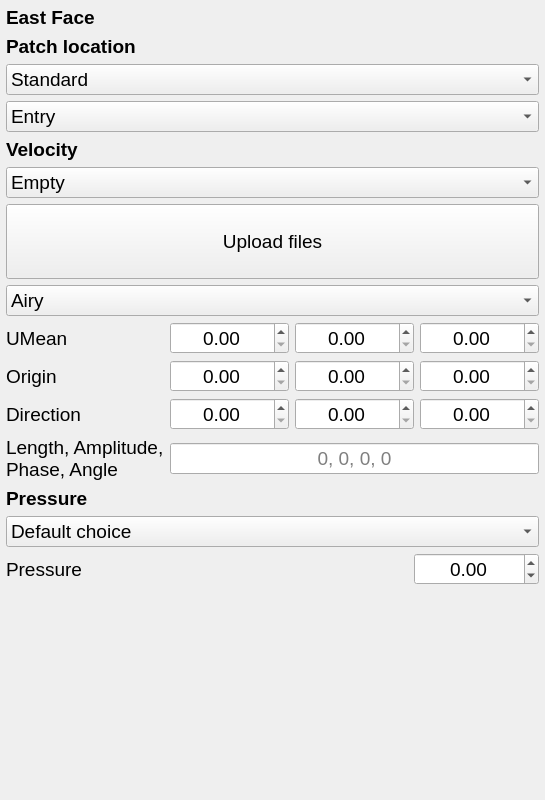
<?xml version="1.0" encoding="UTF-8"?>
<ui version="4.0">
 <class>boundaryData</class>
 <widget class="QFrame" name="boundaryData">
  <property name="geometry">
   <rect>
    <x>0</x>
    <y>0</y>
    <width>429</width>
    <height>800</height>
   </rect>
  </property>
  <property name="windowTitle">
   <string>Frame</string>
  </property>
  <layout class="QVBoxLayout" name="verticalLayout">
   <property name="leftMargin">
    <number>6</number>
   </property>
   <property name="topMargin">
    <number>6</number>
   </property>
   <property name="rightMargin">
    <number>6</number>
   </property>
   <property name="bottomMargin">
    <number>6</number>
   </property>
   <item>
    <widget class="QLabel" name="Lbl_H1">
     <property name="font">
      <font>
       <pointsize>14</pointsize>
       <weight>75</weight>
       <bold>true</bold>
      </font>
     </property>
     <property name="text">
      <string>&lt;html&gt;&lt;head/&gt;&lt;body&gt;&lt;p&gt;East Face&lt;/p&gt;&lt;/body&gt;&lt;/html&gt;</string>
     </property>
    </widget>
   </item>
   <item>
    <widget class="QLabel" name="Lbl_PatchLoc">
     <property name="font">
      <font>
       <pointsize>14</pointsize>
       <weight>75</weight>
       <bold>true</bold>
      </font>
     </property>
     <property name="text">
      <string>Patch location</string>
     </property>
    </widget>
   </item>
   <item>
    <widget class="QComboBox" name="Cmb_PatchLoc">
     <property name="font">
      <font>
       <pointsize>14</pointsize>
      </font>
     </property>
     <property name="toolTip">
      <string>Use this to define the type of patch</string>
     </property>
     <property name="toolTipDuration">
      <number>10000</number>
     </property>
     <item>
      <property name="text">
       <string>Standard</string>
      </property>
     </item>
    </widget>
   </item>
   <item>
    <widget class="QComboBox" name="Cmb_PatchStdLoc">
     <property name="font">
      <font>
       <pointsize>14</pointsize>
      </font>
     </property>
     <property name="toolTip">
      <string>Choose the standard patch for this boundary</string>
     </property>
     <property name="toolTipDuration">
      <number>10000</number>
     </property>
     <item>
      <property name="text">
       <string>Entry</string>
      </property>
     </item>
     <item>
      <property name="text">
       <string>Exit</string>
      </property>
     </item>
     <item>
      <property name="text">
       <string>Top</string>
      </property>
     </item>
     <item>
      <property name="text">
       <string>Bottom</string>
      </property>
     </item>
     <item>
      <property name="text">
       <string>Right</string>
      </property>
     </item>
     <item>
      <property name="text">
       <string>Left</string>
      </property>
     </item>
    </widget>
   </item>
   <item>
    <widget class="QLabel" name="Lbl_VelBC">
     <property name="font">
      <font>
       <pointsize>14</pointsize>
       <weight>75</weight>
       <bold>true</bold>
      </font>
     </property>
     <property name="text">
      <string>Velocity</string>
     </property>
    </widget>
   </item>
   <item>
    <widget class="QComboBox" name="Cmb_UBC">
     <property name="font">
      <font>
       <pointsize>14</pointsize>
      </font>
     </property>
     <property name="toolTip">
      <string>Choose type of velocity boundary condition</string>
     </property>
     <property name="toolTipDuration">
      <number>10000</number>
     </property>
     <item>
      <property name="text">
       <string>Empty</string>
      </property>
     </item>
     <item>
      <property name="text">
       <string>Inlet: Constant velocity</string>
      </property>
     </item>
     <item>
      <property name="text">
       <string>Inlet: Wave input</string>
      </property>
     </item>
     <item>
      <property name="text">
       <string>Inlet: Time-varying uniform velocity</string>
      </property>
     </item>
     <item>
      <property name="text">
       <string>Inlet: Time-varying non-uniform velocity</string>
      </property>
     </item>
     <item>
      <property name="text">
       <string>Outlet: Phase-mean velocity</string>
      </property>
     </item>
     <item>
      <property name="text">
       <string>Outlet: flowRateOutletVelocity</string>
      </property>
     </item>
     <item>
      <property name="text">
       <string>Outlet: inletOutlet</string>
      </property>
     </item>
     <item>
      <property name="text">
       <string>Wall: noSlip</string>
      </property>
     </item>
     <item>
      <property name="text">
       <string>Moving wall</string>
      </property>
     </item>
     <item>
      <property name="text">
       <string>SW solutions</string>
      </property>
     </item>
    </widget>
   </item>
   <item>
    <widget class="QPushButton" name="Btn_UploadFile">
     <property name="font">
      <font>
       <pointsize>14</pointsize>
      </font>
     </property>
     <property name="toolTip">
      <string>Upload files related to the boundary patch</string>
     </property>
     <property name="toolTipDuration">
      <number>10000</number>
     </property>
     <property name="text">
      <string>
Upload files
</string>
     </property>
    </widget>
   </item>
   <item>
    <widget class="QComboBox" name="Cmb_WaveType">
     <property name="font">
      <font>
       <pointsize>14</pointsize>
      </font>
     </property>
     <property name="toolTip">
      <string>Types of wave inputs</string>
     </property>
     <property name="toolTipDuration">
      <number>10000</number>
     </property>
     <item>
      <property name="text">
       <string>Airy</string>
      </property>
     </item>
     <item>
      <property name="text">
       <string>Stokes2</string>
      </property>
     </item>
     <item>
      <property name="text">
       <string>Stokes5</string>
      </property>
     </item>
     <item>
      <property name="text">
       <string>Solitary</string>
      </property>
     </item>
     <item>
      <property name="text">
       <string>Custom</string>
      </property>
     </item>
    </widget>
   </item>
   <item>
    <layout class="QGridLayout" name="GLY_Vel">
     <item row="0" column="2">
      <widget class="QDoubleSpinBox" name="DSpBx_UMeanY">
       <property name="font">
        <font>
         <pointsize>14</pointsize>
        </font>
       </property>
       <property name="toolTip">
        <string>Mean velocity (y-direction)</string>
       </property>
       <property name="alignment">
        <set>Qt::AlignCenter</set>
       </property>
       <property name="maximum">
        <double>100000.000000000000000</double>
       </property>
      </widget>
     </item>
     <item row="2" column="3">
      <widget class="QDoubleSpinBox" name="DSpBx_DirnZ">
       <property name="font">
        <font>
         <pointsize>14</pointsize>
        </font>
       </property>
       <property name="toolTip">
        <string>Wave direction vector (z-component)</string>
       </property>
       <property name="alignment">
        <set>Qt::AlignCenter</set>
       </property>
       <property name="maximum">
        <double>100000.000000000000000</double>
       </property>
      </widget>
     </item>
     <item row="1" column="3">
      <widget class="QDoubleSpinBox" name="DSpBx_OZ">
       <property name="font">
        <font>
         <pointsize>14</pointsize>
        </font>
       </property>
       <property name="toolTip">
        <string>Wave origian (z-coordinate)</string>
       </property>
       <property name="alignment">
        <set>Qt::AlignCenter</set>
       </property>
       <property name="maximum">
        <double>100000.000000000000000</double>
       </property>
      </widget>
     </item>
     <item row="1" column="2">
      <widget class="QDoubleSpinBox" name="DSpBx_OY">
       <property name="font">
        <font>
         <pointsize>14</pointsize>
        </font>
       </property>
       <property name="toolTip">
        <string>Wave origian (y-coordinate)</string>
       </property>
       <property name="alignment">
        <set>Qt::AlignCenter</set>
       </property>
       <property name="maximum">
        <double>100000.000000000000000</double>
       </property>
      </widget>
     </item>
     <item row="1" column="0">
      <widget class="QLabel" name="Lbl_Origin">
       <property name="font">
        <font>
         <pointsize>14</pointsize>
        </font>
       </property>
       <property name="text">
        <string>Origin</string>
       </property>
      </widget>
     </item>
     <item row="2" column="2">
      <widget class="QDoubleSpinBox" name="DSpBx_DirnY">
       <property name="font">
        <font>
         <pointsize>14</pointsize>
        </font>
       </property>
       <property name="toolTip">
        <string>Wave direction vector (y-component)</string>
       </property>
       <property name="alignment">
        <set>Qt::AlignCenter</set>
       </property>
       <property name="maximum">
        <double>100000.000000000000000</double>
       </property>
      </widget>
     </item>
     <item row="0" column="0">
      <widget class="QLabel" name="Lbl_Umean">
       <property name="font">
        <font>
         <pointsize>14</pointsize>
        </font>
       </property>
       <property name="text">
        <string>UMean</string>
       </property>
      </widget>
     </item>
     <item row="0" column="1">
      <widget class="QDoubleSpinBox" name="DSpBx_UMeanX">
       <property name="font">
        <font>
         <pointsize>14</pointsize>
        </font>
       </property>
       <property name="toolTip">
        <string>Mean velocity (x-direction)</string>
       </property>
       <property name="alignment">
        <set>Qt::AlignCenter</set>
       </property>
       <property name="maximum">
        <double>100000.000000000000000</double>
       </property>
      </widget>
     </item>
     <item row="0" column="3">
      <widget class="QDoubleSpinBox" name="DSpBx_UMeanZ">
       <property name="font">
        <font>
         <pointsize>14</pointsize>
        </font>
       </property>
       <property name="toolTip">
        <string>Mean velocity (z-direction)</string>
       </property>
       <property name="alignment">
        <set>Qt::AlignCenter</set>
       </property>
       <property name="maximum">
        <double>100000.000000000000000</double>
       </property>
      </widget>
     </item>
     <item row="2" column="0">
      <widget class="QLabel" name="Lbl_Dirn">
       <property name="font">
        <font>
         <pointsize>14</pointsize>
        </font>
       </property>
       <property name="text">
        <string>Direction</string>
       </property>
      </widget>
     </item>
     <item row="2" column="1">
      <widget class="QDoubleSpinBox" name="DSpBx_DirnX">
       <property name="font">
        <font>
         <pointsize>14</pointsize>
        </font>
       </property>
       <property name="toolTip">
        <string>Wave direction vector (x-component)</string>
       </property>
       <property name="alignment">
        <set>Qt::AlignCenter</set>
       </property>
       <property name="maximum">
        <double>100000.000000000000000</double>
       </property>
      </widget>
     </item>
     <item row="1" column="1">
      <widget class="QDoubleSpinBox" name="DSpBx_OX">
       <property name="font">
        <font>
         <pointsize>14</pointsize>
        </font>
       </property>
       <property name="toolTip">
        <string>Wave origian (x-coordinate)</string>
       </property>
       <property name="alignment">
        <set>Qt::AlignCenter</set>
       </property>
       <property name="maximum">
        <double>100000.000000000000000</double>
       </property>
      </widget>
     </item>
     <item row="3" column="0">
      <widget class="QLabel" name="Lbl_WavePara">
       <property name="font">
        <font>
         <pointsize>14</pointsize>
        </font>
       </property>
       <property name="text">
        <string>Length, Amplitude, 
Phase, Angle</string>
       </property>
      </widget>
     </item>
     <item row="3" column="1" colspan="3">
      <widget class="QLineEdit" name="Led_WavePara">
       <property name="font">
        <font>
         <pointsize>14</pointsize>
        </font>
       </property>
       <property name="toolTip">
        <string>Wave input parameters</string>
       </property>
       <property name="toolTipDuration">
        <number>10000</number>
       </property>
       <property name="alignment">
        <set>Qt::AlignCenter</set>
       </property>
       <property name="placeholderText">
        <string>0, 0, 0, 0</string>
       </property>
      </widget>
     </item>
    </layout>
   </item>
   <item>
    <widget class="QLabel" name="Lbl_PresBC">
     <property name="font">
      <font>
       <pointsize>14</pointsize>
       <weight>75</weight>
       <bold>true</bold>
      </font>
     </property>
     <property name="text">
      <string>Pressure</string>
     </property>
    </widget>
   </item>
   <item>
    <widget class="QComboBox" name="Cmb_PresBC">
     <property name="font">
      <font>
       <pointsize>14</pointsize>
      </font>
     </property>
     <property name="toolTip">
      <string>Choose type of pressure boundary condition</string>
     </property>
     <property name="toolTipDuration">
      <number>10000</number>
     </property>
     <item>
      <property name="text">
       <string>Default choice</string>
      </property>
     </item>
     <item>
      <property name="text">
       <string>Inlet / Outlet / Wall: Zero gradient</string>
      </property>
     </item>
     <item>
      <property name="text">
       <string>Inlet: Calculated pressure</string>
      </property>
     </item>
     <item>
      <property name="text">
       <string>Outlet: Total pressure</string>
      </property>
     </item>
     <item>
      <property name="text">
       <string>Wall: Fixed flux</string>
      </property>
     </item>
    </widget>
   </item>
   <item>
    <layout class="QHBoxLayout" name="HLY_Pres" stretch="1,0">
     <item>
      <widget class="QLabel" name="Lbl_Pres">
       <property name="font">
        <font>
         <pointsize>14</pointsize>
        </font>
       </property>
       <property name="text">
        <string>Pressure</string>
       </property>
      </widget>
     </item>
     <item>
      <widget class="QDoubleSpinBox" name="DSpBx_Pres">
       <property name="font">
        <font>
         <pointsize>14</pointsize>
        </font>
       </property>
       <property name="toolTip">
        <string>Value of pressure</string>
       </property>
       <property name="alignment">
        <set>Qt::AlignCenter</set>
       </property>
       <property name="minimum">
        <double>-1000000.000000000000000</double>
       </property>
       <property name="maximum">
        <double>10000000.000000000000000</double>
       </property>
      </widget>
     </item>
    </layout>
   </item>
   <item>
    <spacer name="VSp">
     <property name="orientation">
      <enum>Qt::Vertical</enum>
     </property>
     <property name="sizeHint" stdset="0">
      <size>
       <width>20</width>
       <height>73</height>
      </size>
     </property>
    </spacer>
   </item>
  </layout>
 </widget>
 <resources/>
 <connections/>
</ui>
